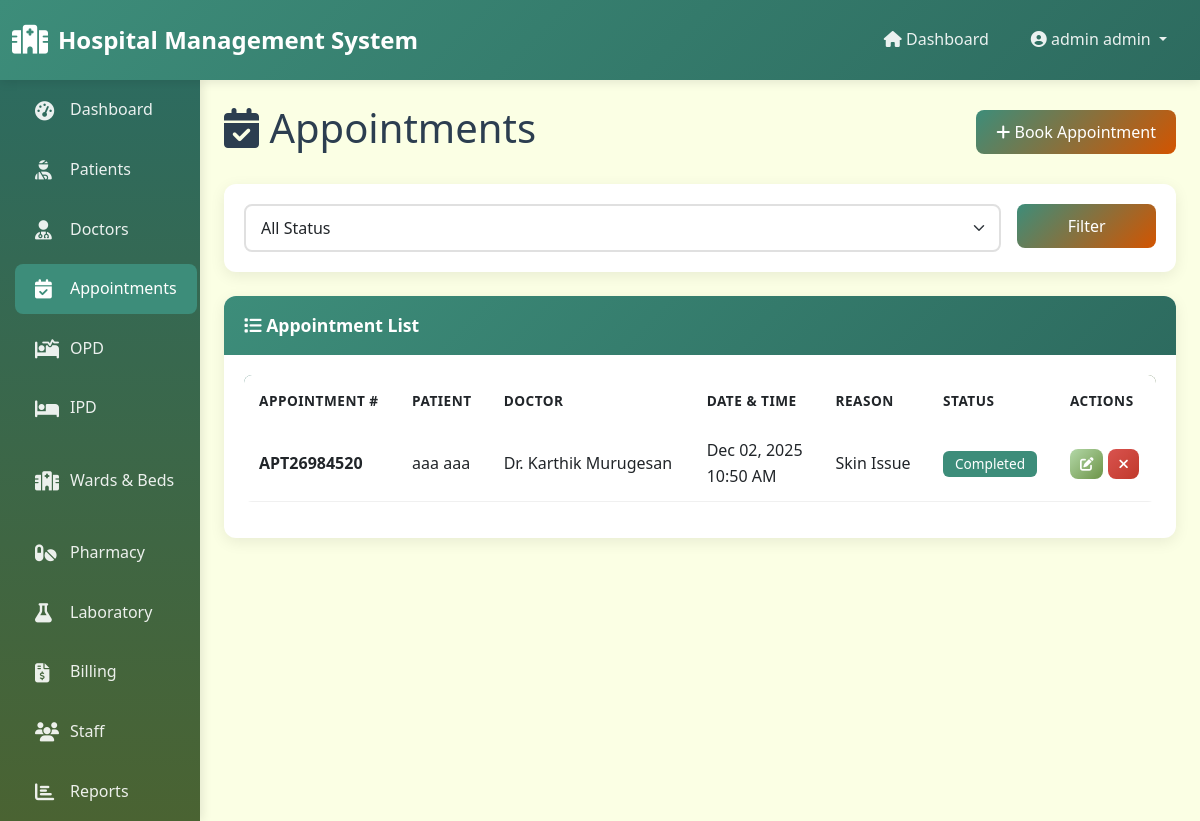
The page /appointments/ (signed in) on the database its author committed.
### core/models.py (models this page shows, shortened)
class Appointment(models.Model):
    STATUS_CHOICES = [
        ('pending', 'Pending'),
        ('approved', 'Approved'),
        ('completed', 'Completed'),
        ('cancelled', 'Cancelled'),
    ]
    appointment_number = models.CharField(max_length=20, unique=True)
    patient = models.ForeignKey(Patient, on_delete=models.CASCADE, related_name='appointments')
    doctor = models.ForeignKey(Doctor, on_delete=models.CASCADE, related_name='appointments')
    appointment_date = models.DateField()
    appointment_time = models.TimeField()
    reason = models.TextField()
    status = models.CharField(max_length=20, choices=STATUS_CHOICES, default='pending')
    notes = models.TextField(blank=True)
    created_by = models.ForeignKey(User, on_delete=models.SET_NULL, null=True)
    created_at = models.DateTimeField(auto_now_add=True)
    updated_at = models.DateTimeField(auto_now=True)

class Patient(models.Model):
    GENDER_CHOICES = [
        ('M', 'Male'),
        ('F', 'Female'),
        ('O', 'Other'),
    ]
    BLOOD_GROUP_CHOICES = [
        ('A+', 'A+'), ('A-', 'A-'),
        ('B+', 'B+'), ('B-', 'B-'),
        ('AB+', 'AB+'), ('AB-', 'AB-'),
        ('O+', 'O+'), ('O-', 'O-'),
    ]
    user = models.OneToOneField(User, on_delete=models.CASCADE, related_name='patient_profile', null=True, blank=True)
    patient_id = models.CharField(max_length=20, unique=True)
    first_name = models.CharField(max_length=100)
    last_name = models.CharField(max_length=100)
    gender = models.CharField(max_length=1, choices=GENDER_CHOICES)
    date_of_birth = models.DateField()
    blood_group = models.CharField(max_length=3, choices=BLOOD_GROUP_CHOICES)
    phone = models.CharField(max_length=15)
    email = models.EmailField(blank=True)
    address = models.TextField()
    emergency_contact = models.CharField(max_length=15)
    emergency_contact_name = models.CharField(max_length=100)
    medical_history = models.TextField(blank=True)
    allergies = models.TextField(blank=True)
    registered_date = models.DateTimeField(auto_now_add=True)
    updated_at = models.DateTimeField(auto_now=True)
    def get_full_name(self):
        return f"{self.first_name} {self.last_name}"

class Doctor(models.Model):
    user = models.OneToOneField(User, on_delete=models.CASCADE, related_name='doctor')
    specialization = models.CharField(max_length=100)
    qualification = models.CharField(max_length=200)
    experience_years = models.IntegerField(default=0)
    consultation_fee = models.DecimalField(max_digits=10, decimal_places=2, default=0)
    available_days = models.CharField(max_length=200, help_text="e.g., Mon, Wed, Fri")
    available_time_start = models.TimeField()
    available_time_end = models.TimeField()
    is_available = models.BooleanField(default=True)

### core/views.py (the view)
# urls.py: path('appointments/', views.appointment_list, name='appointment_list'),
@login_required
@role_required('admin', 'receptionist', 'doctor')
def appointment_list(request):
    appointments = Appointment.objects.select_related(
        'patient', 'doctor__user'
    ).all().order_by('-appointment_date', '-appointment_time')
    status_filter = request.GET.get('status', '')
    if status_filter:
        appointments = appointments.filter(status=status_filter)
    context = {
        'appointments': appointments,
        'status_filter': status_filter
    }
    return render(request, 'appointments/appointment_list.html', context)

### templates/appointments/appointment_list.html (shortened to what this page needs)
{% extends 'base.html' %}
{% load static %}
{% block content %}
<div class="fade-in">
    <div class="d-flex justify-content-between align-items-center mb-4">
        <h1><i class="fas fa-calendar-check"></i> Appointments</h1>
        <a href="{% url 'appointment_add' %}" class="btn btn-primary">
            <i class="fas fa-plus"></i> Book Appointment
        </a>
    </div>
    <div class="card mb-4">
        <div class="card-body">
            <form method="get" class="row g-3">
                <div class="col-md-10">
                    <select class="form-select" name="status">
                        <option value="">All Status</option>
                    </select>
                </div>
                <div class="col-md-2">
                    <button type="submit" class="btn btn-primary w-100">Filter</button>
                </div>
            </form>
        </div>
    </div>
    <div class="card">
        <div class="card-header">
            <i class="fas fa-list"></i> Appointment List
        </div>
        <div class="card-body">
            {% if appointments %}
            <div class="table-responsive">
                <table class="table table-hover">
                    <thead>
                        <tr>
                            <th>Appointment #</th>
                            <th>Patient</th>
                            <th>Doctor</th>
                            <th>Date & Time</th>
                            <th>Reason</th>
                            <th>Status</th>
                            <th>Actions</th>
                        </tr>
                    </thead>
                    <tbody>
                        {% for appointment in appointments %}
                        <tr>
                            <td><strong>{{ appointment.appointment_number }}</strong></td>
                            <td>{{ appointment.patient.get_full_name }}</td>
                            <td>Dr. {{ appointment.doctor.user.get_full_name }}</td>
                            <td>{{ appointment.appointment_date|date:"M d, Y" }}<br>{{ appointment.appointment_time|time:"h:i A" }}</td>
                            <td>{{ appointment.reason|truncatewords:10 }}</td>
                            <td><span class="badge bg-{{ appointment.status }}">{{ appointment.get_status_display }}</span></td>
                            <td>
                                <div class="action-buttons">
                                    <a href="{% url 'appointment_edit' appointment.pk %}"
                                        class="btn btn-sm btn-warning">
                                        <i class="fas fa-edit"></i>
                                    </a>
                                    <a href="{% url 'appointment_cancel' appointment.pk %}"
                                        class="btn btn-sm btn-danger"
                                        onclick="return confirm('Cancel this appointment?')">
                                        <i class="fas fa-times"></i>
                                    </a>
                                </div>
                            </td>
                        </tr>
                        {% endfor %}
                    </tbody>
                </table>
            </div>
            {% else %}
            <div class="text-center py-5">
                <i class="fas fa-calendar-times fa-3x text-muted mb-3"></i>
                <p class="text-muted">No appointments found</p>
            </div>
            {% endif %}
        </div>
    </div>
</div>
{% endblock %}

### templates/base.html (shortened to what this page needs)
{% load static %}
<!DOCTYPE html>
<html lang="en">
<head>
    <link href="https://cdn.jsdelivr.net/npm/bootstrap@5.3.0/dist/css/bootstrap.min.css" rel="stylesheet">
    <link rel="stylesheet" href="https://cdnjs.cloudflare.com/ajax/libs/font-awesome/6.4.0/css/all.min.css">
    <link rel="stylesheet" href="{% static 'css/style.css' %}">
</head>
<body>
    {% if user.is_authenticated %}
    <nav class="navbar navbar-expand-lg navbar-dark">
        <div class="container-fluid">
            <a class="navbar-brand" href="{% url 'dashboard' %}">
                <i class="fas fa-hospital"></i>
                Hospital Management System
            </a>
            <div class="collapse navbar-collapse" id="navbarNav">
                <ul class="navbar-nav ms-auto">
                    <li class="nav-item">
                        <a class="nav-link" href="{% url 'dashboard' %}">
                            <i class="fas fa-home"></i> Dashboard
                        </a>
                    </li>
                    <li class="nav-item dropdown">
                        <a class="nav-link dropdown-toggle" href="#" id="navbarDropdown" role="button" data-bs-toggle="dropdown">
                            <i class="fas fa-user-circle"></i> {{ user.get_full_name|default:user.username }}
                        </a>
                    </li>
                </ul>
            </div>
        </div>
    </nav>
    <div class="container-fluid">
        <div class="row">
            <div class="col-md-2 p-0 sidebar">
                <nav class="nav flex-column">
                    <a class="nav-link {% if request.resolver_match.url_name == 'dashboard' or 'dashboard' in request.resolver_match.url_name %}active{% endif %}" href="{% url 'dashboard' %}">
                        <i class="fas fa-tachometer-alt"></i> Dashboard
                    </a>
                    {% if user.profile.role == 'admin' %}
                        <a class="nav-link {% if 'patient' in request.resolver_match.url_name %}active{% endif %}" href="{% url 'patient_list' %}">
                            <i class="fas fa-user-injured"></i> Patients
                        </a>
                        <a class="nav-link {% if 'doctor' in request.resolver_match.url_name %}active{% endif %}" href="{% url 'doctor_list' %}">
                            <i class="fas fa-user-md"></i> Doctors
                        </a>
                        <a class="nav-link {% if 'appointment' in request.resolver_match.url_name %}active{% endif %}" href="{% url 'appointment_list' %}">
                            <i class="fas fa-calendar-check"></i> Appointments
                        </a>
                        <a class="nav-link {% if 'opd' in request.resolver_match.url_name %}active{% endif %}" href="{% url 'opd_list' %}">
                            <i class="fas fa-procedures"></i> OPD
                        </a>
                        <a class="nav-link {% if 'ipd' in request.resolver_match.url_name %}active{% endif %}" href="{% url 'ipd_list' %}">
                            <i class="fas fa-bed"></i> IPD
                        </a>
                        <a class="nav-link {% if 'ward' in request.resolver_match.url_name or 'bed' in request.resolver_match.url_name %}active{% endif %}" href="{% url 'ward_list' %}">
                            <i class="fas fa-hospital-alt"></i> Wards & Beds
                        </a>
                        <a class="nav-link {% if 'medicine' in request.resolver_match.url_name %}active{% endif %}" href="{% url 'medicine_list' %}">
                            <i class="fas fa-pills"></i> Pharmacy
                        </a>
                        <a class="nav-link {% if 'lab' in request.resolver_match.url_name %}active{% endif %}" href="{% url 'lab_test_list' %}">
                            <i class="fas fa-flask"></i> Laboratory
                        </a>
                        <a class="nav-link {% if 'bill' in request.resolver_match.url_name %}active{% endif %}" href="{% url 'bill_list' %}">
                            <i class="fas fa-file-invoice-dollar"></i> Billing
                        </a>
                        <a class="nav-link {% if 'staff' in request.resolver_match.url_name or 'attendance' in request.resolver_match.url_name %}active{% endif %}" href="{% url 'staff_list' %}">
                            <i class="fas fa-users"></i> Staff
                        </a>
                        <a class="nav-link {% if 'report' in request.resolver_match.url_name %}active{% endif %}" href="{% url 'reports_dashboard' %}">
                            <i class="fas fa-chart-bar"></i> Reports
                        </a>
                    {% endif %}
                </nav>
            </div>
            <div class="col-md-10 p-4">
                {% block content %}{% endblock %}
            </div>
        </div>
    </div>
    {% else %}
        {% block login_content %}{% endblock %}
    {% endif %}
</body>
</html>

### static/css/style.css (style rules this page uses)
:root { --primary-color: #3D8D7A; --secondary-color: #2D6B5F; --accent-color: #B3D8A8; --light-color: #FBFFE4; --dark-color: #1a3a33; --text-color: #2c3e50; --border-color: #d4e8d8; --success-color: #3D8D7A; --danger-color: #d9534f; --warning-color: #f0ad4e; --info-color: #5bc0de; }
* { margin: 0; padding: 0; box-sizing: border-box; }
body { font-family: 'Segoe UI', Tahoma, Geneva, Verdana, sans-serif; background-color: var(--light-color); color: var(--text-color); line-height: 1.6; }
.navbar { background: linear-gradient(135deg, var(--primary-color), var(--secondary-color)) !important; box-shadow: 0 2px 10px rgba(0,0,0,0.1); padding: 1rem 0; }
.navbar-brand { font-weight: 700; font-size: 1.5rem; color: white !important; display: flex; align-items: center; gap: 10px; }
.navbar-brand i { font-size: 1.8rem; }
.navbar-nav .nav-link { color: rgba(255,255,255,0.9) !important; font-weight: 500; padding: 0.5rem 1rem !important; transition: all 0.3s ease; border-radius: 5px; margin: 0 5px; }
.sidebar { background: linear-gradient(180deg, var(--secondary-color), #4a6332); min-height: calc(100vh - 76px); padding: 20px 0; box-shadow: 2px 0 10px rgba(0,0,0,0.1); }
.sidebar .nav-link { color: rgba(255,255,255,0.9); padding: 12px 20px; margin: 5px 15px; border-radius: 8px; transition: all 0.3s ease; display: flex; align-items: center; gap: 10px; }
.sidebar .nav-link.active { background-color: var(--primary-color); color: white; }
.sidebar .nav-link i { font-size: 1.2rem; width: 25px; }
.card { border: none; border-radius: 12px; box-shadow: 0 4px 15px rgba(0,0,0,0.08); transition: all 0.3s ease; margin-bottom: 20px; }
.card-header { background: linear-gradient(135deg, var(--primary-color), var(--secondary-color)); color: white; border: none; border-radius: 12px 12px 0 0 !important; padding: 15px 20px; font-weight: 600; font-size: 1.1rem; }
.card-body { padding: 20px; }
.btn { border-radius: 8px; padding: 10px 20px; font-weight: 500; transition: all 0.3s ease; border: none; }
.btn-primary { background: linear-gradient(135deg, var(--primary-color), #d35400); color: white; }
.btn-warning { background: linear-gradient(135deg, var(--accent-color), #6d9447); color: white; }
.btn-danger { background: linear-gradient(135deg, var(--danger-color), #c0392b); color: white; }
.table { background: white; border-radius: 8px; overflow: hidden; }
.table thead { background: linear-gradient(135deg, var(--secondary-color), #4a6332); color: white; }
.table thead th { border: none; padding: 15px; font-weight: 600; text-transform: uppercase; font-size: 0.85rem; letter-spacing: 0.5px; }
.table tbody tr { transition: all 0.3s ease; }
.table tbody td { padding: 12px 15px; vertical-align: middle; border-bottom: 1px solid #f0f0f0; }
.form-control, .form-select { border: 2px solid #e0e0e0; border-radius: 8px; padding: 10px 15px; transition: all 0.3s ease; }
.badge { padding: 6px 12px; border-radius: 6px; font-weight: 500; font-size: 0.85rem; color: white !important; }
.badge.bg-completed { background-color: #3D8D7A !important; }
.action-buttons { display: flex; gap: 5px; }
.action-buttons .btn { padding: 5px 10px; font-size: 0.85rem; }
.fade-in { animation: fadeIn 0.5s ease-in-out; }

### rows shown on the page
Appointment: appointment_number "APT26984520", patient.get_full_name "aaa aaa", doctor.user.get_full_name "Karthik Murugesan", appointment_date "Dec 02, 2025", appointment_time "10:50 AM", reason "Skin Issue", status "Completed"

### other values the page prints
{{ user.get_full_name|default:user.username }} "admin admin"
